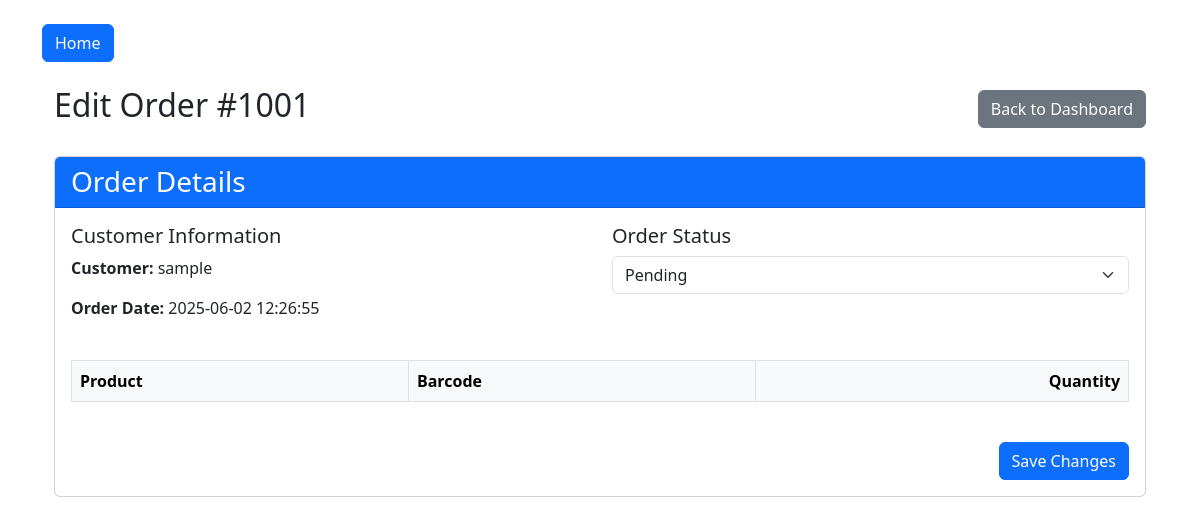
Page /edit-order/1001 (signed in) on the earlier database version.
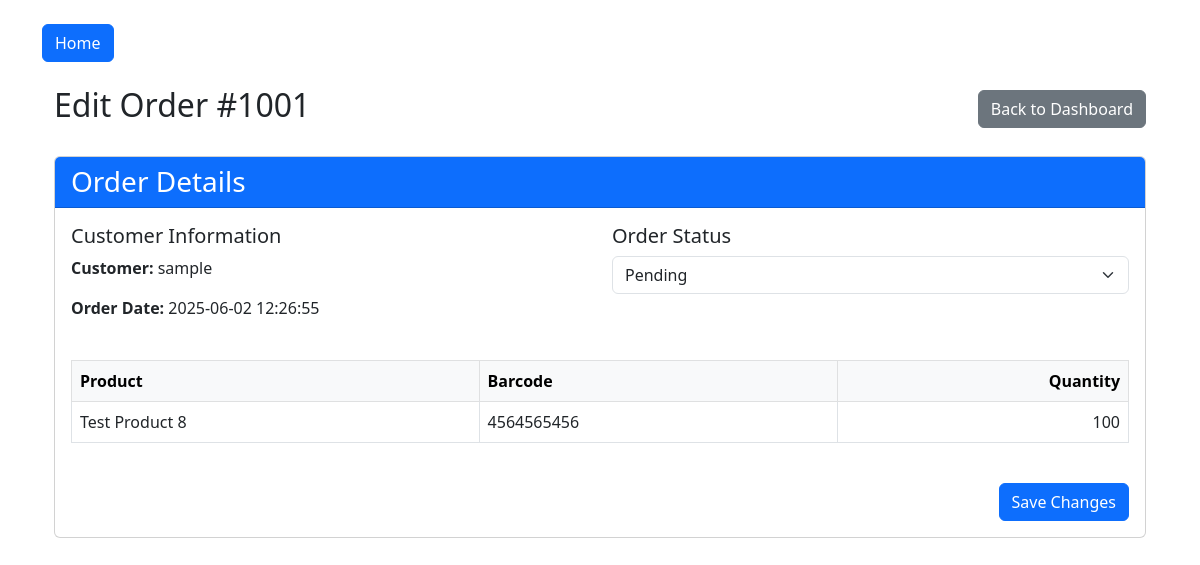
Same page on the later database version.
### tables this page shows
CREATE TABLE products (id INTEGER PRIMARY KEY AUTOINCREMENT, name TEXT NOT NULL UNIQUE, barcode TEXT UNIQUE NOT NULL, quantity INTEGER DEFAULT 0, location TEXT);

### app.py (the view, shortened to what this page needs)
@app.route('/edit-order/<int:order_id>', methods=['GET', 'POST'])
def edit_order(order_id):
    if 'user_id' not in session or session['role'] != 'admin':
        return redirect(url_for('login'))
    conn = get_db_connection()
    order = conn.execute('''
        SELECT sales_orders.*, users.username
        FROM sales_orders
        LEFT JOIN users ON sales_orders.customer_id = users.id
        WHERE sales_orders.id = ?
    ''', (order_id,)).fetchone()
    if not order:
        conn.close()
        flash('Order not found', 'error')
        return redirect(url_for('dashboard'))
    order_items = []
    try:
        order_data = json.loads(order['order_data'])
        for barcode, details in order_data.items():
            product = conn.execute('SELECT * FROM products WHERE barcode = ?',
                                 (barcode,)).fetchone()
            if product:
                order_items.append({
                    'product_id': product['id'],
                    'name': product['name'],
                    'barcode': barcode,
                    'quantity': details['quantity']
                })
    except:
        pass
    conn.close()
    return render_template('edit_order.html',
                          order=order,
                          items=order_items)

### app.py (called while the page is built)
def get_db_connection():
    conn = sqlite3.connect('database.db')
    conn.row_factory = sqlite3.Row
    return conn

### templates/edit_order.html (shortened to what this page needs)
{% extends "base.html" %}
{% block content %}
<div class="container mt-4">
    <div class="d-flex justify-content-between align-items-center">
        <h2>Edit Order #{{ order['id'] }}</h2>
        <a href="{{ url_for('dashboard') }}" class="btn btn-secondary">Back to Dashboard</a>
    </div>
    <div class="card mt-4">
        <div class="card-header bg-primary text-white">
            <h3 class="mb-0">Order Details</h3>
        </div>
        <div class="card-body">
            <form method="POST">
                <div class="row mb-4">
                    <div class="col-md-6">
                        <h5>Customer Information</h5>
                        <p><strong>Customer:</strong> {{ order['username'] }}</p>
                        <p><strong>Order Date:</strong> {{ order['created_at'] }}</p>
                    </div>
                    <div class="col-md-6">
                        <h5>Order Status</h5>
                        <select name="status" class="form-select" required>
                            <option value="Pending" {% if order['status'] == 'Pending' %}selected{% endif %}>Pending</option>
                        </select>
                    </div>
                </div>
                <div class="table-responsive">
                    <table class="table table-bordered">
                        <thead class="table-light">
                            <tr>
                                <th>Product</th>
                                <th>Barcode</th>
                                <th class="text-end">Quantity</th>
                            </tr>
                        </thead>
                        <tbody>
                            {% for item in items %}
                            <tr>
                                <td>{{ item.name }}</td>
                                <td>{{ item.barcode }}</td>
                                <td class="text-end">{{ item.quantity }}</td>
                            </tr>
                            {% endfor %}
                        </tbody>
                    </table>
                </div>
                <div class="mt-4 text-end">
                    <button type="submit" class="btn btn-primary">Save Changes</button>
                </div>
            </form>
        </div>
    </div>
</div>
{% endblock %}

Differences in the rows shown:
added products: name "Test Product 8", barcode "4564565456", quantity "100"
